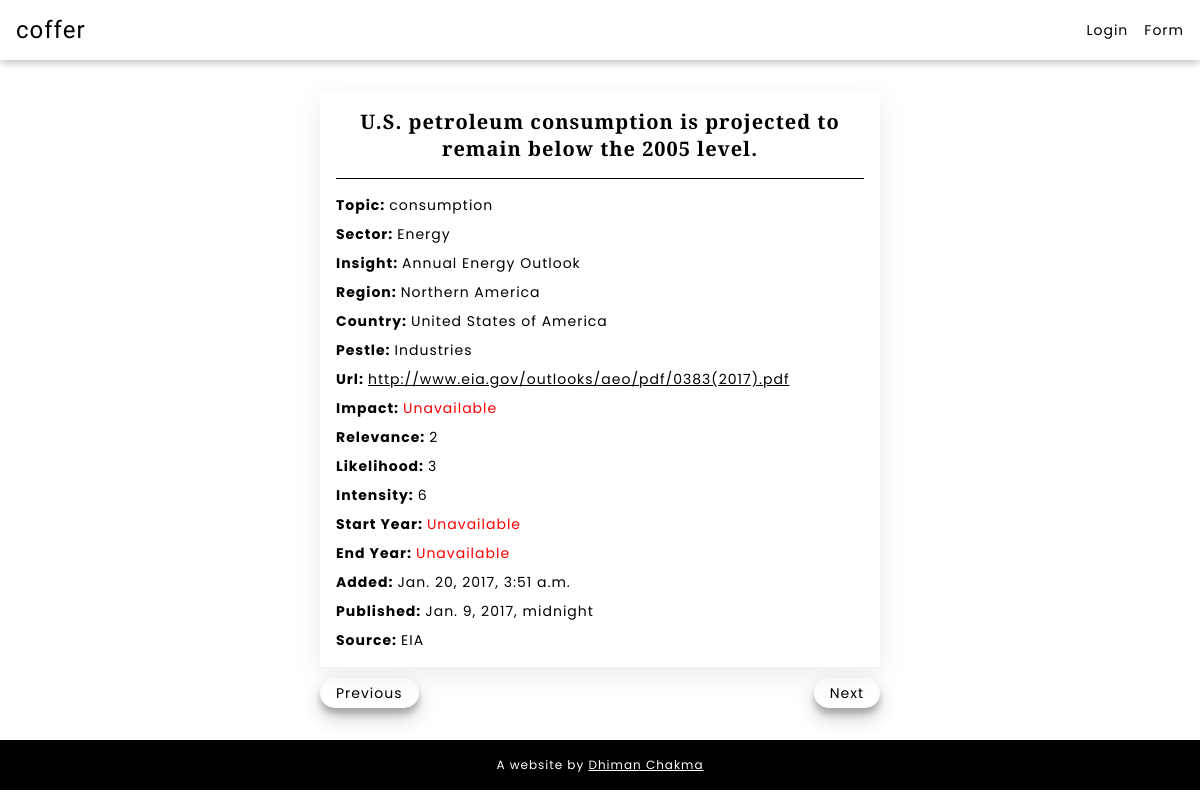
The page /insight/1003/ on the database its author committed.
### myapp/models.py (models this page shows, shortened)
class myModel(models.Model):
	end_year = models.PositiveIntegerField(null=True, blank=True)
	intensity = models.PositiveSmallIntegerField(null=True, blank=True)
	sector = models.CharField(max_length = 255, null=True, blank=True)
	topic = models.CharField(max_length = 55, null=True, blank=True)
	insight = models.TextField()
	url = models.URLField(max_length = 300)
	region = models.CharField(max_length = 50, null=True, blank=True)
	start_year = models.PositiveIntegerField(null=True, blank=True)
	impact = models.CharField(max_length = 255, null=True, blank=True)
	added = models.DateTimeField(null=True, blank=True)
	published = models.DateTimeField(null=True, blank=True)
	country = models.CharField(max_length = 50, null=True, blank=True)
	relevance = models.PositiveIntegerField(null=True, blank=True)
	pestle = models.CharField(max_length = 100, null=True, blank=True)
	source = models.CharField(max_length = 200, null=True, blank=True)
	title = models.CharField(max_length = 300, null=True, blank=True)
	likelihood = models.PositiveIntegerField(null=True, blank=True)

### myapp/views.py (the view)
# urls.py: path("insight/<int:pk>/", views.detailview, name="detail"),
def detailview(request, pk):
    post = get_object_or_404(myModel, pk=pk)
    previous_post = myModel.objects.filter(pk__lt=post.pk).order_by('-pk').first()
    next_post = myModel.objects.filter(pk__gt=post.pk).order_by('pk').first()
    context = {
        'post':post,
        'previous_post_url': reverse('detail', args=[previous_post.pk]) if previous_post else None,
        'next_post_url': reverse('detail', args=[next_post.pk]) if next_post else None,
    }
    return render(request, 'myapp/detail.html', context)

### myapp/templates/myapp/detail.html (shortened to what this page needs)
{% extends 'myapp/base.html' %}
{% load static %}
{% block head %}
<link rel="stylesheet" href="{% static 'css/detail.css' %}">
{% endblock %}
{% block content %}
<div class="p-container">
	<h1>{{post.title}}</h1>
	<div class="p-wrapper">
		<div class="content">
			<p><strong>Topic: </strong>{% if post.topic %}{{post.topic}}{% else %} <span class="nota">Unavailable</span> {% endif %}</p>
		</div>
		<div class="content">
			<p><strong>Sector: </strong>{% if post.sector %}{{post.sector}}{% else %} <span class="nota">Unavailable</span> {% endif %}</p>
		</div>
		<div class="content">
			<p><strong>Insight: </strong>{% if post.insight %}{{post.insight}}{% else %} <span class="nota">Unavailable</span> {% endif %}</p>
		</div>
		<div class="content">
			<p><strong>Region: </strong>{% if post.region %}{{post.region}}{% else %} <span class="nota">Unavailable</span> {% endif %}</p>
		</div>
		<div class="content">
			<p><strong>Country: </strong>{% if post.country %}{{post.country}}{% else %} <span class="nota">Unavailable</span> {% endif %}</p>
		</div>
		<div class="content">
			<p><strong>Pestle: </strong>{% if post.pestle %}{{post.pestle}}{% else %} <span class="nota">Unavailable</span> {% endif %}</p>
		</div>
		<div class="content">
			<p><strong>Url: </strong>{% if post.url %} <a href="{{post.url}}" target="_blank">{{post.url}}</a> {% else %} <span class="nota">Unavailable</span> {% endif %}</p>
		</div>
		<div class="content">
			<p><strong>Impact: </strong>{% if post.impact %}{{post.impact}}{% else %} <span class="nota">Unavailable</span> {% endif %}</p>
		</div>
		<div class="content">
			<p><strong>Relevance: </strong>{% if post.relevance %}{{post.relevance}}{% else %} <span class="nota">Unavailable</span> {% endif %}</p>
		</div>
		<div class="content">
			<p><strong>Likelihood: </strong>{% if post.likelihood %}{{post.likelihood}}{% else %} <span class="nota">Unavailable</span> {% endif %}</p>
		</div>
		<div class="content">
			<p><strong>Intensity: </strong>{% if post.intensity %}{{post.intensity}}{% else %} <span class="nota">Unavailable</span> {% endif %}</p>
		</div>
		<div class="content">
			<p><strong>Start Year: </strong>{% if post.start_year %}{{post.start_year}}{% else %} <span class="nota">Unavailable</span> {% endif %}</p>
		</div>
		<div class="content">
			<p><strong>End Year: </strong>{% if post.end_year %}{{post.end_year}}{% else %} <span class="nota">Unavailable</span> {% endif %}</p>
		</div>
		<div class="content">
			<p><strong>Added: </strong>{% if post.added %}{{post.added}}{% else %} <span class="nota">Unavailable</span> {% endif %}</p>
		</div>
		<div class="content">
			<p><strong>Published: </strong>{% if post.published %}{{post.published}}{% else %} <span class="nota">Unavailable</span> {% endif %}</p>
		</div>
		<div class="content">
			<p><strong>Source: </strong>{% if post.source %}{{post.source}}{% else %} <span class="nota">Unavailable</span> {% endif %}</p>
		</div>
	</div>
</div>
<div class="p-n-container">
	<ul>
		{% if previous_post_url %}
		<li><a href="{{ previous_post_url }}">Previous</a></li>
		{% endif %}
		{% if next_post_url %}
		<li><a href="{{ next_post_url }}">Next</a></li>
		{% endif %}
	</ul>
</div>
{% endblock %}

### static/css/base.css (style rules this page uses)
* { margin:0; padding:0; box-sizing:border-box; letter-spacing: 1px; }

### static/css/detail.css (style rules this page uses)
.p-container { width: 90%; max-width: 35rem; margin-inline: auto; box-shadow: rgba(149, 157, 165, 0.2) 0px 8px 24px; padding: 1rem; margin-top: 1rem; overflow-x: hidden; }
.p-container>h1 { text-align: center; font-family: "Playfair Display", serif; font-size: 1.25rem; padding-bottom: 1rem; border-bottom: 1px solid black; }
.p-wrapper { margin-top: 1rem; display: grid; grid-gap: 0.5rem; }
.nota { color: red; }
.content>p { font-family: "Poppins", sans-serif; font-size: 0.875rem; color: black; }
.content>p>a { color: black; }
.p-n-container { width: 90%; max-width: 35rem; margin-inline: auto; margin-top: 1rem; }
.p-n-container>ul { display: flex; justify-content: space-between; align-items: center; list-style: none; }
.p-n-container>ul>li>a { text-decoration: none; font-family: "Poppins", sans-serif; font-size: 0.875rem; color: black; box-shadow: rgba(0, 0, 0, 0.19) 0px 10px 20px, rgba(0, 0, 0, 0.23) 0px 6px 6px; padding: 5px 1rem; border-radius: 1rem; }

### rows shown on the page
myModel: title "U.S. petroleum consumption is projected to remain below the 2005 level.", topic "consumption", sector "Energy", insight "Annual Energy Outlook", region "Northern America", country "United States of America", pestle "Industries", url "http://www.eia.gov/outlooks/aeo/pdf/0383(2017).pdf", relevance "2", likelihood "3", intensity "6", added "Jan. 20, 2017, 3:51 a.m.", published "Jan. 9, 2017, midnight", source "EIA"
